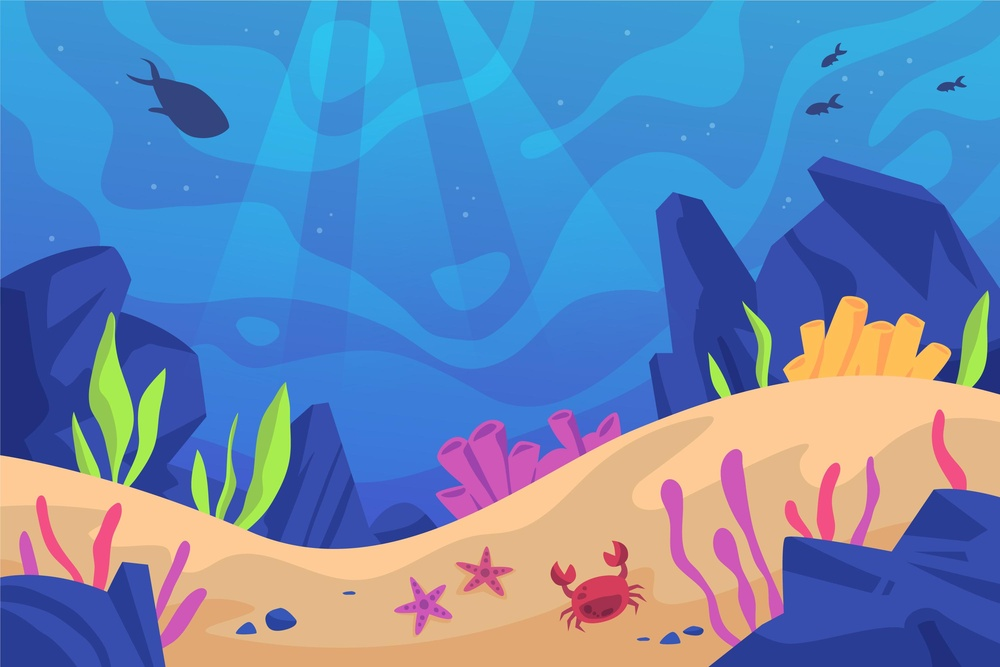
#> input picture sea.jpg, 1000 x 667 px, shrunk from 3000 x 2000 before the run, given in place of the camera
$ python Test1.py
#> lines starting #> are read from the running program, lines starting #| are printed output that depends on the picture; after the words box and inside, x2 and y2 are one past the last pixel; in counts of white or black regions, pixels touching at a corner belong together
import cv2
import numpy as np
import random

def add_underwater_effect(frame):
    # Apply bluish-green color overlay
    overlay = frame.copy()
    overlay[:, :, 0] = cv2.addWeighted(overlay[:, :, 0], 1, np.full_like(overlay[:, :, 0], 50), 0.5, 0)  # Blue
    overlay[:, :, 1] = cv2.addWeighted(overlay[:, :, 1], 1, np.full_like(overlay[:, :, 1], 30), 0.5, 0)  # Green
    frame = cv2.addWeighted(frame, 0.7, overlay, 0.3, 0)

    # Add distortion effect (wave-like pattern)
    rows, cols, _ = frame.shape
    distortion_map_x = np.tile(np.linspace(0, cols - 1, cols), (rows, 1)).astype(np.float32)
    distortion_map_y = np.tile(np.linspace(0, rows - 1, rows), (cols, 1)).T.astype(np.float32)
    sinusoid = 10 * np.sin(2 * np.pi * distortion_map_y / 180).astype(np.float32)
    distortion_map_x += sinusoid

    frame = cv2.remap(frame, distortion_map_x, distortion_map_y, interpolation=cv2.INTER_LINEAR, borderMode=cv2.BORDER_REFLECT)

    # Add random bubble-like particles
    for _ in range(30):
        radius = random.randint(5, 15)
        x = random.randint(0, cols)
        y = random.randint(0, rows)
        color = (255, 255, 255)  # White
        thickness = -1  # Filled circle
        cv2.circle(frame, (x, y), radius, color, thickness, lineType=cv2.LINE_AA)

    # Apply a slight blur to make the effect more realistic
    frame = cv2.GaussianBlur(frame, (5, 5), 0)

    return frame

# Initialize the webcam feed
cap = cv2.VideoCapture(0)

while True:
    ret, frame = cap.read()
#> frame is the input picture: shape (667, 1000, 3); mean B, G, R 181, 136.5, 103.9
    if not ret:
        break

    # Flip the frame horizontally for a mirror effect
    frame = cv2.flip(frame, 1)
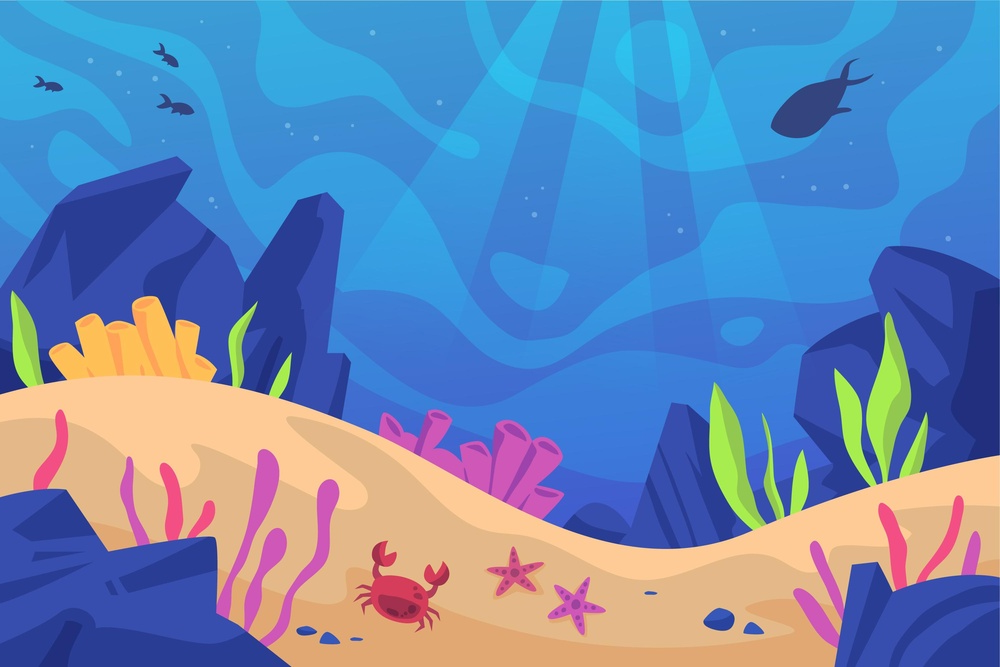
#> frame: shape (667, 1000, 3); mean B, G, R 181, 136.5, 103.9

    # Apply the underwater effect
    underwater_frame = add_underwater_effect(frame)
#> in add_underwater_effect, `overlay[:, :, 0] = cv2.addWeighted(overlay[:, :, 0], 1, np.full_like(o..`:
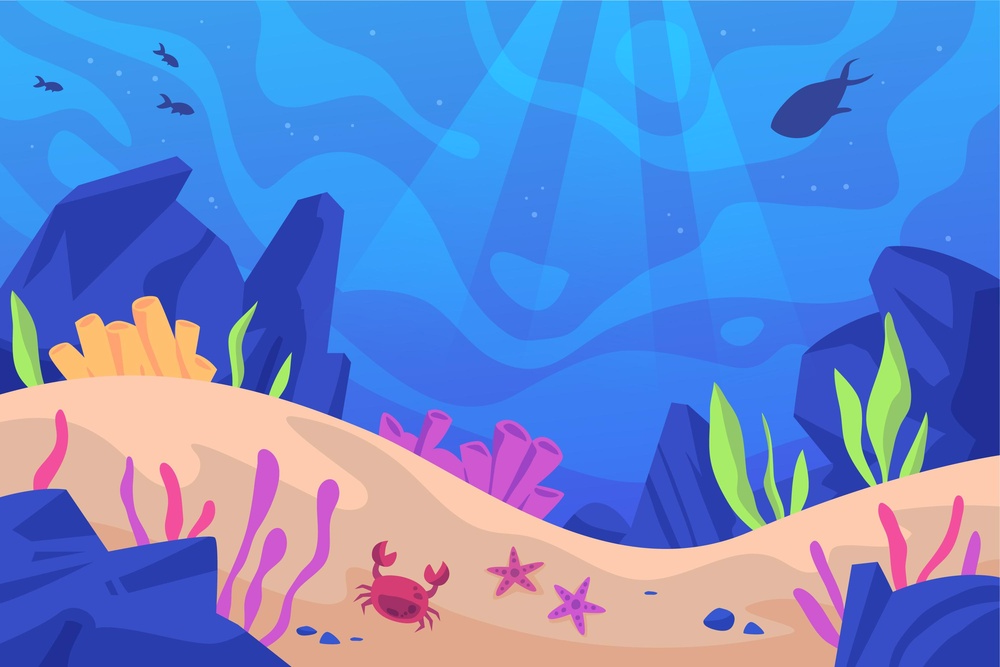
#> overlay: shape (667, 1000, 3); mean B, G, R 205.9, 136.5, 103.9
#> in add_underwater_effect, `frame = cv2.remap(frame, distortion_map_x, distortion_map_y, interpola..`:
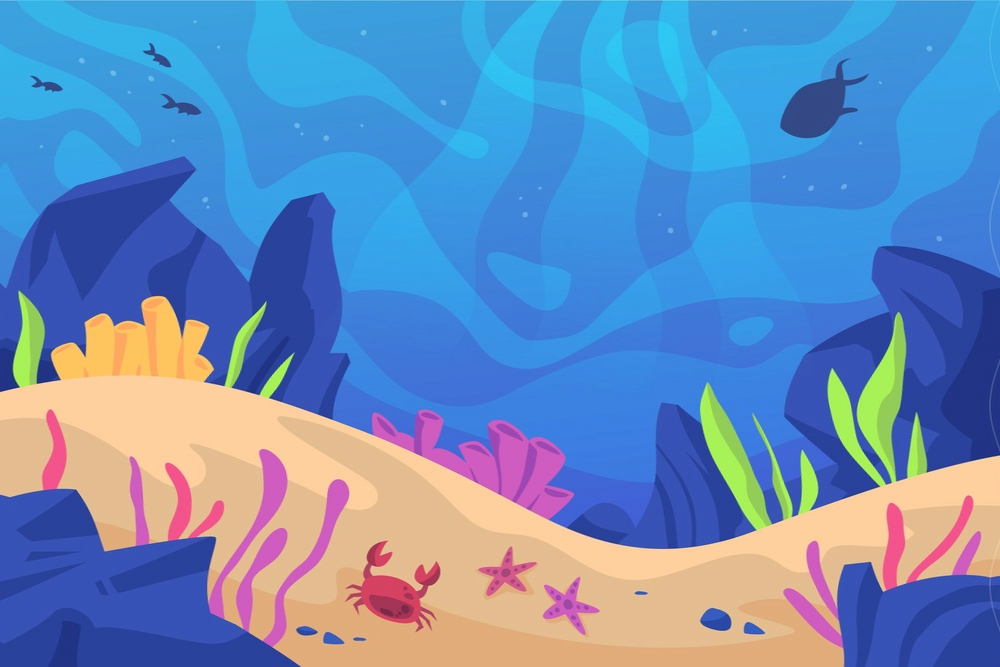
#> frame: shape (667, 1000, 3); mean B, G, R 188.6, 140.9, 103.8
#> after the loop in add_underwater_effect, `for _ in range(30):`:
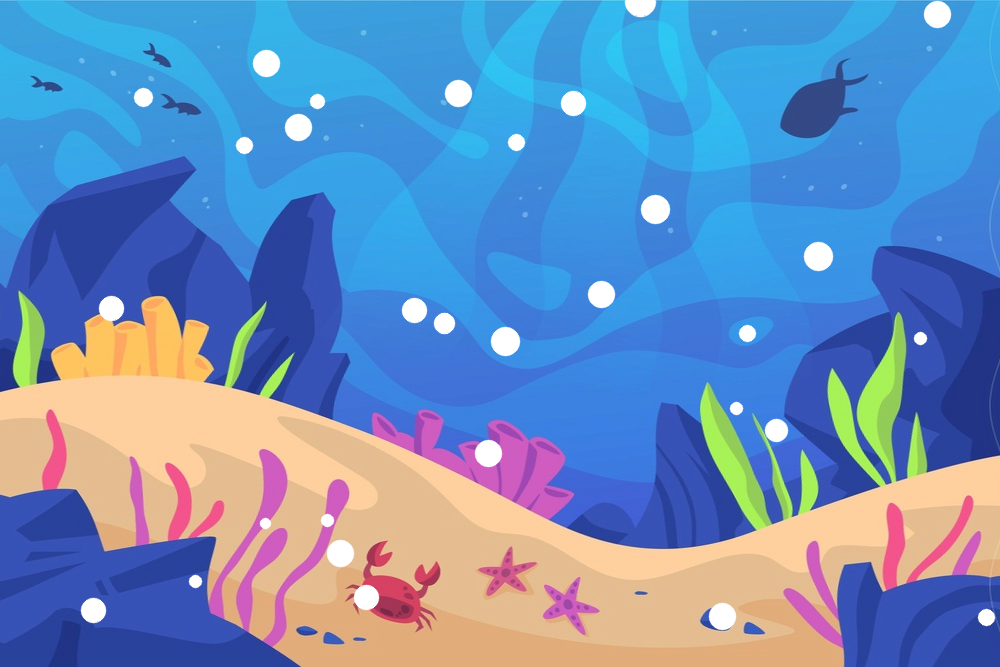
#> frame: shape (667, 1000, 3); 2.07% of pixels changed, all inside (x1, y1, x2, y2) = (80, 0, 996, 631)

    # Display the processed frame
    cv2.imshow('Underwater Effect', underwater_frame)

    # Exit on pressing 'q'
    if cv2.waitKey(1) & 0xFF == ord('q'):
#> (key q is pressed here)
        break

# Release resources
cap.release()
cv2.destroyAllWindows()
